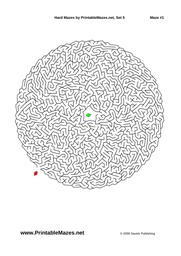
#> input picture mazes/maze1.jpg, 181 x 256 px, shrunk from 1653 x 2339 before the run, found by its file name; its folder holds only this picture in this run
$ python dijkstra_coding_assignment.py
#> lines starting #> are read from the running program, lines starting #| are printed output that depends on the picture; after the words box and inside, x2 and y2 are one past the last pixel; in counts of white or black regions, pixels touching at a corner belong together
from math import sqrt
from PIL import Image, ImageDraw
import numpy as np
import matplotlib.pyplot as plt
from matplotlib.animation import FuncAnimation
"""
Assignment: Solve a Maze using Dijkstra's Algorithm

Objective:
In this assignment, you will implement Dijkstra's algorithm to find the shortest path in a maze represented as an RGB image. You will write custom data structures, including a PixelNode class and a priority queue, while ensuring efficient pathfinding.

Problem Description:
You are given an RGB image of a maze where:
- White pixels (all channels ≈ 255) represent valid paths.
- Non-white pixels (one or more channels < 255) represent obstacles.

Your goal is to find the shortest path between a start pixel and an end pixel, given their coordinates, by:
1. Converting the RGB maze image to a grayscale representation for simplicity.
2. Implementing a custom PixelNode class for maze pixels.
3. Building and utilizing a priority queue with a decrease_key operation for efficient pathfinding.
4. Using Dijkstra's algorithm to traverse the maze and determine the shortest path.

---

Tasks:

1. Grayscale Conversion
Write a function to convert the RGB maze image into grayscale using the formula:
  Gray = 0.2989 * R + 0.5870 * G + 0.1140 * B

Task:
Implement a function `convert_to_grayscale(image)` that:
- Takes the RGB image as input.
- Converts it to grayscale using the formula.
- Returns the grayscale image as a 2D array.

"""


def convert_to_grayscale(image):
    """
    Convert an RGB image to grayscale.

    :param image: Input RGB image as a 3D NumPy array
    :return: Grayscale image as a 2D NumPy array
    """
    for i, row in enumerate(image):
        for j, cell in enumerate(row):
            R,G,B = cell
            gray = 0.2989 * R + 0.5870 * G + 0.1140 * B
            image[i][j] = int(gray)

    return image


"""
2. Pixel Representation
Create a class `PixelNode` to represent each pixel in the maze. It should include:
- x and y: Coordinates of the pixel.
- distance: Shortest known distance from the start pixel (initialize to infinity).
- visited: Boolean indicating whether the pixel has been processed.
- color: Optional attribute for the grayscale intensity value.
- heap_index: The index of the PixelNode in the priority queue. This is essential for efficient decrease_key operations.

Additionally:
- Implement comparison operators (e.g., __lt__) to make PixelNode objects compatible with a min-heap.

"""


class PixelNode:
    def __init__(self, x, y, color=None):
        """
        Initialize a PixelNode object.

        :param x: X-coordinate of the pixel
        :param y: Y-coordinate of the pixel
        :param color: Grayscale intensity of the pixel
        """
        self.x = x
        self.y = y
        self.color = color
        self.distance = float('inf')
        self.visited = False
        self.heap_index = None
        self.prev = None

    def _distance(self, other):
        x1, y1 = self.x, self.y
        x2, y2 = other.x, other.y
        return sqrt((x1-x2)**2 + (y1-y2)**2)


    def __lt__(self, other):
        """
        Comparison operator for PixelNode based on distance.
        """
        return self.distance < other.distance

    def __gt__(self, other):
        """
        Comparison operator for PixelNode based on distance.
        """
        return self.distance > other.distance


"""
3. Priority Queue
Write a class `PriorityQueue` for managing PixelNode objects. Use a min-heap for efficient operations. Include the following methods:
- insert(node): Add a new PixelNode to the queue and update its heap_index.
- extract_min(): Remove and return the PixelNode with the smallest distance while maintaining the heap property.
- decrease_key(node, new_distance): Update the distance of an existing node and adjust its position in the heap. Update its heap_index.

Hint:
Use the heap_index attribute of PixelNode objects to keep track of their position in the heap. This allows decrease_key to access nodes efficiently.
"""

class PriorityQueue:
    @staticmethod
    def left_child(i):
        return (i*2)+1

    @staticmethod
    def right_child(i):
        return (i*2)+2

    @staticmethod
    def father(i):
        return (i-1)//2


    def __init__(self):
        """
        Initialize an empty priority queue.
        """
        self.queue = []

    def insert(self, node):
        """
        Insert a PixelNode into the priority queue.

        :param node: The PixelNode to be inserted
        """
        self.queue.append(node)
        node_i = len(self.queue)-1
        node.heap_index = node_i
        self.heapify_up(node_i)

    def heapify_up(self, i):
        father_i = PriorityQueue.father(i)
        while i > 0 and self.queue[i] < self.queue[father_i]:
            self.queue[father_i].heap_index , self.queue[i].heap_index = i, father_i
            self.queue[father_i], self.queue[i] = self.queue[i], self.queue[father_i]
            i = father_i
            father_i = PriorityQueue.father(i)

        return i


    def extract_min(self):
        """
        Extract and return the PixelNode with the smallest distance.

        :return: The PixelNode with the smallest distance
        """
        if not self.queue:
            return
        self.queue[0], self.queue[-1] = self.queue[-1], self.queue[0]
        self.queue[0].heap_index = 0
        _min = self.queue.pop()
        self.heapify_down(0)
        return _min

    def heapify_down(self, i):
        heap_len = len(self.queue)
        left_child = PriorityQueue.left_child(i)
        while left_child < heap_len:
            minimum = i
            if self.queue[i] > self.queue[left_child]:
                minimum = left_child
            right_child = PriorityQueue.right_child(i)
            if right_child < heap_len and self.queue[right_child] < self.queue[minimum]:
                minimum = right_child

            if minimum == i:
                break

            self.queue[i].heap_index, self.queue[minimum].heap_index = minimum , i
            self.queue[i], self.queue[minimum] = self.queue[minimum], self.queue[i]
            i = minimum
            left_child = PriorityQueue.left_child(i)

        return i

    def decrease_key(self, node, new_distance):
        """
        Update the distance of a node and reheapify.

        :param node: The PixelNode whose distance is to be updated
        :param new_distance: The new distance value
        """
        node.distance = new_distance
        node_i = node.heap_index
        node_i = self.heapify_up(node_i)
        self.heapify_down(node_i)


"""
4. Dijkstra's Algorithm
Implement Dijkstra's algorithm to find the shortest path from the start pixel to the end pixel.
"""


def dijkstra(gray_image_matrix, start, end, BOUNDARY = 200):
    """
    Perform Dijkstra's algorithm to find the shortest path in a maze.

    :param image: 2D NumPy array representing the grayscale maze
    :param start: Tuple (x, y) of the start pixel's coordinates
    :param end: Tuple (x, y) of the end pixel's coordinates
    :return: List of (x, y) tuples representing the shortest path
    """

    pixel_nodes_matrix = [
                        [PixelNode(x,y,cell) for x, cell in enumerate(row)]
                        for y, row in enumerate(gray_image_matrix)
                          ]

    x,y = start
    start_node = pixel_nodes_matrix[y][x]
    start_node.distance = 0
    start_node.visited = True

    queue = PriorityQueue()

    for row in pixel_nodes_matrix:
        for cell in row:
            queue.insert(cell)

    visited = set()

    while queue.queue:
        minimum = queue.extract_min()
        minimum.visited = True
        x, y = minimum.x, minimum.y
        visited.add((x,y))
        if (x,y) == end:
            break
        minimum_neighbors = [pixel_nodes_matrix[i][j]
                            for i in range(y-1, y+2)
                              for j in range(x-1, x+2)
                                if 0 <= i < len(pixel_nodes_matrix) and 0 <= j < len(pixel_nodes_matrix[i])
                                  and (x,y) != (i,j)
                                  and not pixel_nodes_matrix[i][j].visited
                                  and pixel_nodes_matrix[i][j].color > BOUNDARY]

        for neighbor in minimum_neighbors:
            new_distance = minimum.distance + minimum._distance(neighbor)
            if new_distance < neighbor.distance:
                neighbor.prev = minimum
                queue.decrease_key(neighbor, new_distance)

    if not queue.queue:
        return []

    res = []
    x, y = end
    while (x,y) != start:
        res.append((x,y))
        prev = pixel_nodes_matrix[y][x].prev
        x, y = prev.x, prev.y

    res.append(start)
    print (f'{len(visited)=} {len(res)=}')
    return res[::-1], visited


########### util ########


def find_start_and_end(rgb_array):
    height, width, _ = rgb_array.shape
    start_point = None
    end_point = None

    white_color = (255, 255, 255)

    dominance_factor = 2.5

    for y in range(height):
        for x in range(width):
            r, g, b = rgb_array[y, x]

            if g > 150 and g > r * dominance_factor and g > b * dominance_factor and not start_point:
                start_point = find_nearby_white(rgb_array, x, y, white_color)

            elif r > 150 and r > g * dominance_factor and r > b * dominance_factor and not end_point:
                end_point = find_nearby_white(rgb_array, x, y, white_color)

            if start_point and end_point:
                return start_point, end_point

    if not start_point or not end_point:
        raise ValueError("Could not find both start and end points.")

    return start_point, end_point


def find_nearby_white(rgb_array, x, y, white_color):
    height, width, _ = rgb_array.shape
    directions = [(-20, 0), (20, 0), (0, -20), (0, 20)]

    for dx, dy in directions:
        nx, ny = x + dx, y + dy
        if 0 <= nx < width and 0 <= ny < height:
            if tuple(rgb_array[ny, nx]) == white_color:
                return nx, ny

    raise ValueError(f"No nearby white pixel found for arrow at ({x}, {y})")


def mark_start_end_with_unique_color(rgb_array, start, end):
    UNIQUE_COLOR = (200, 255, 255)
    RADIUS = 100

    height, width, _ = rgb_array.shape

    prev_start = []
    prev_end = []

    def draw_circle(center, prev_colors):
        cx, cy = center
        for y in range(cy - RADIUS, cy + RADIUS + 1):
            for x in range(cx - RADIUS, cx + RADIUS + 1):
                if 0 <= x < width and 0 <= y < height:
                    if (x - cx) ** 2 + (y - cy) ** 2 <= RADIUS ** 2:
                        prev_colors.append((x, y, tuple(rgb_array[y, x].tolist())))
                        rgb_array[y, x] = UNIQUE_COLOR

    draw_circle(start, prev_start)
    draw_circle(end, prev_end)

    return prev_start, prev_end

def remove_unique_color_and_restore(rgb_array, prev_start, prev_end):
    for x, y, color in prev_end:
        rgb_array[y, x] = color
    for x, y, color in prev_start:
        rgb_array[y, x] = color


def flood_fill_from_corners(image):
    GRAY_COLOR = (50, 50, 50)
    UNIQUE_COLOR = (200, 255, 255)
    height, width, _ = image.shape

    def is_white(pixel):
        return np.all(pixel > 240)

    from collections import deque

    def flood_fill(start_x, start_y):
        queue = deque([(start_x, start_y)])

        while queue:
            x, y = queue.popleft()
            if not (0 <= x < width and 0 <= y < height):
                continue

            pixel = image[y, x]
            if not is_white(pixel):
                continue
            if tuple(image[y, x]) == GRAY_COLOR or tuple(image[y, x]) == UNIQUE_COLOR:
                continue

            image[y, x] = GRAY_COLOR

            for dx, dy in [(1,0), (-1,0), (0,1), (0,-1)]:
                queue.append((x + dx, y + dy))

    corners = [(0, 0), (0, height-1), (width-1, 0), (width-1, height-1)]
    for corner_x, corner_y in corners:
        if is_white(image[corner_y, corner_x]):
            flood_fill(corner_x, corner_y)

    return image


##### run ######


def main(num):
#> called with num = 1
    print(f"running...({num})")
    path = f'/Users/moshmish/Documents/test.mefatchim/תרגיל 4/mazes/maze{num}.jpg'
    img = Image.open(path, 'r')
#> img is the input picture: PIL image 181x256 RGB; mean R, G, B 237.4, 237.4, 237.3
    img = img.convert('RGB')
    rgb_array = np.array(img)

    start, end = find_start_and_end(rgb_array)
#> after the loop in find_start_and_end, `for y in range(height):`: end_point = (15, 172); start_point = (107, 114)
#> start = (107, 114); end = (15, 172)
    prev_start, prev_end = mark_start_end_with_unique_color(rgb_array, start, end)
#> in draw_circle, `cx, cy = center`: cx = 107; cy = 114
#> after the loop in draw_circle, `for y in range(cy - RADIUS, cy + RADIUS + 1):`:
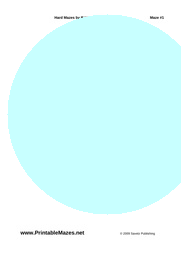
#> rgb_array: shape (256, 181, 3); mean R, G, B 219.7, 254, 254
#> call 2 of draw_circle, with center = (15, 172)
#> in draw_circle (call 2), `cx, cy = center`: cx = 15; cy = 172
#> after the loop in draw_circle (call 2), `for y in range(cy - RADIUS, cy + RADIUS + 1):`:
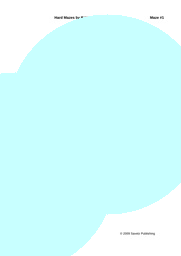
#> rgb_array: shape (256, 181, 3); 15.41% of pixels changed, all inside (x1, y1, x2, y2) = (0, 72, 106, 256)
#> after the loop in draw_circle (call 2), `for y in range(cy - RADIUS, cy + RADIUS + 1):`: prev_colors = 17929 items
#> prev_start = 28950 items; prev_end = 17929 items

    flood_fill_from_corners(rgb_array)
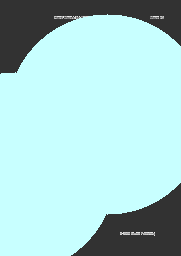
#> rgb_array: shape (256, 181, 3); mean R, G, B 167.4, 210.3, 210.3
    remove_unique_color_and_restore(rgb_array, prev_start, prev_end)
#> the loop in remove_unique_color_and_restore, `for x, y, color in prev_end:` made 17929 passes
#> (x, y, color) on passes 1 to 3: (15, 72, (255, 255, 255)), (1, 73, (255, 255, 255)), (2, 73, (255, 255, 255))
#> after the loop in remove_unique_color_and_restore, `for x, y, color in prev_end:`:
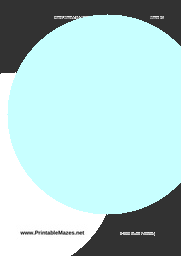
#> rgb_array: shape (256, 181, 3); 15.41% of pixels changed, all inside (x1, y1, x2, y2) = (0, 72, 106, 256)
#> the loop in remove_unique_color_and_restore, `for x, y, color in prev_start:` made 28950 passes
#> (x, y, color) on passes 1 to 3: (107, 14, (254, 254, 254)), (93, 15, (255, 255, 255)), (94, 15, (255, 255, 255))
#> after the loop in remove_unique_color_and_restore, `for x, y, color in prev_start:`:
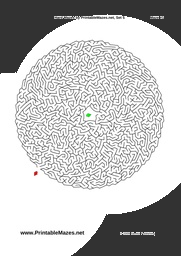
#> rgb_array: shape (256, 181, 3); mean R, G, B 193, 193, 193

    rgb_list = rgb_array.tolist()
#> rgb_list = 256 items
    gray_image_matrix = convert_to_grayscale(rgb_list)
#> gray_image_matrix = 256 items

    shortest_path, visited_cells = dijkstra(gray_image_matrix, start, end)
#> in dijkstra, `x,y = start`: x = 107; y = 114
#> the loop in dijkstra, `for row in pixel_nodes_matrix:` made 256 passes
#> the loop in dijkstra, `while (x,y) != start:` made 100 passes
#| len(visited)=23387 len(res)=101

    img_output = Image.new('RGB', img.size)
#> img_output: PIL image 181x256 RGB; every value is 0
    img_output.paste(img)


    #צביעת פיקסלים שביקרתי בהם
    draw = ImageDraw.Draw(img_output)
    for x, y in visited_cells:
        if 0 <= x < img_output.width and 0 <= y < img_output.height:
            draw.point((x, y), fill=(255, 255, 0))
#> this loop made 23387 passes
#> (x, y) on passes 1 to 3: (113, 26), (16, 93), (150, 93)

    # (צביעת הנתיב הקצר ביותר באדום (בעובי 3 פיקסלים
    for x, y in shortest_path:
        for dx in range(-1, 2):
            width_x = x + dx
            if 0 <= width_x < img_output.width and 0 <= y < img_output.height:
                draw.point((width_x, y), fill=(255, 0, 0))
#> this loop made 101 passes
#> (x, y) on passes 1 to 12: (107, 114), (106, 114), (105, 114), (104, 114), (103, 115), (102, 116), (101, 117), (100, 117), (99, 117), (98, 118), (98, 119), (97, 120)


    solution_path = f'/Users/moshmish/Documents/test.mefatchim/תרגיל 4/mazes/solution_maze_{num}.jpg'
    img_output.save(solution_path)
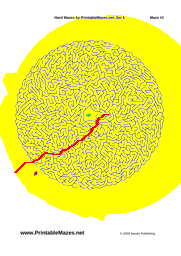
#> saved as solution_maze_1.jpg: PIL image 181x256 RGB; mean R, G, B 240.5, 239.3, 111.5
    print(f"Solution saved to {solution_path}")

    return


if __name__ == '__main__':
    for num in range(1, 2):
        main(num)


# Notes:
# - Ensure all data structures are used efficiently to minimize runtime.
# - Use helper functions where necessary to keep the code modular.
# - Test your implementation with various mazes and start/end points to ensure correctness.
#
# ---
# Submission:
# Submit your completed Python file with all the required functions and classes implemented. Include comments explaining your code where necessary.
